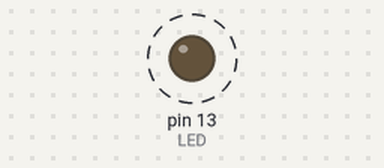
This sketch was run on a simulated Arduino Uno, built with avr-gcc and run on an emulated ATmega328P. On the bench: output pins drawn as LEDs (lit = HIGH). Dashed ring = blinking.

Above: at 0.05 s.
Timing chart, 0 to 3.0 s (numbered marks = the images above):
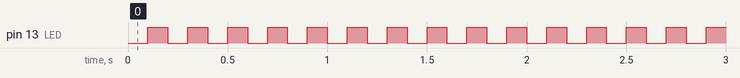

The sketch:

sketch_apr2b.ino
```cpp
//Blinks the onboard LED

const int LED = 13;

void setup() {
  pinMode(LED, OUTPUT);
}

void loop() {
  digitalWrite(LED, 0);
  delay(100);
  digitalWrite(LED, 1);
  delay(100);
}
```

Measured:
- by itself, pin 13 (LED): alternates HIGH for 0.10 s and LOW for 0.10 s
